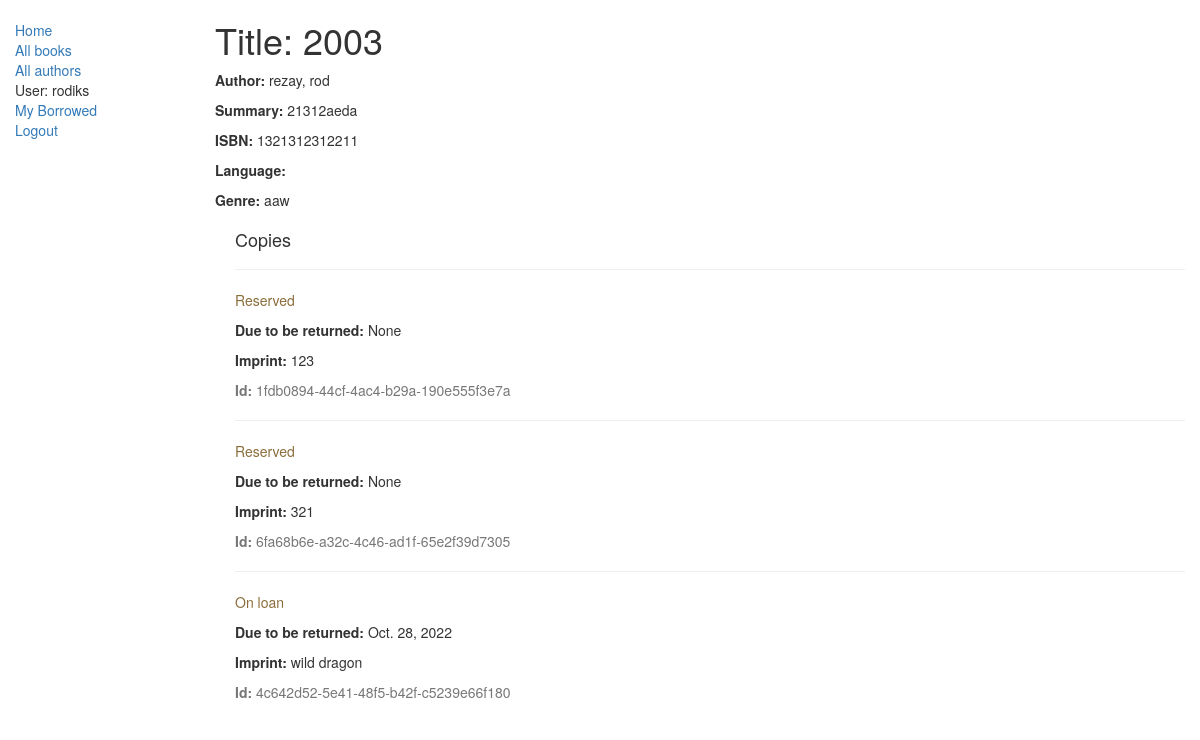
The page /catalog/book/1 (signed in) on the database its author committed.
### catalog/models.py (models this page shows, shortened)
class Book(models.Model):
    title = models.CharField(max_length=200)
    author = models.ForeignKey('Author', on_delete=models.SET_NULL, null=True)
    summary = models.TextField(max_length=1000, help_text="Enter a brief description of the book")
    isbn = models.CharField('ISBN', max_length=13,
                            help_text='13 Character <a href="https://www.isbn-international.org/content/what-isbn">ISBN number</a>')
    genre = models.ManyToManyField(Genre, help_text="Select a genre for this book")

class Author(models.Model):
    first_name = models.CharField(max_length=100)
    last_name = models.CharField(max_length=100)
    date_of_birth = models.DateField(null=True, blank=True)
    date_of_death = models.DateField('Died', null=True, blank=True)
    def __str__(self):
        return '%s, %s' % (self.last_name, self.first_name)

class Genre(models.Model):
    name = models.CharField(max_length=200, help_text="Enter a book genre (e.g. Science Fiction, French Poetry etc.)")
    def __str__(self):
        return self.name

class BookInstance(models.Model):
    borrower = models.ForeignKey(User, on_delete=models.SET_NULL,
                                 null=True, blank=True)
    id = models.UUIDField(primary_key=True, default=uuid.uuid4,
                          help_text="Unique ID for this particular book across whole library")
    book = models.ForeignKey('Book', on_delete=models.SET_NULL, null=True)
    imprint = models.CharField(max_length=200)
    due_back = models.DateField(null=True, blank=True)
    LOAN_STATUS = (
        ('m', 'Maintenance'),
        ('o', 'On loan'),
        ('a', 'Available'),
        ('r', 'Reserved'),
    )
    status = models.CharField(max_length=1, choices=LOAN_STATUS,
                              blank=True, default='m', help_text='Book availability')
    class Meta:
        ordering = ["due_back"]
        permissions = (("can_mark_returned", "Set book as returned"),)

### catalog/views.py (the view)
# urls.py: url(r'^book/(?P<pk>\d+)$', views.BookDetailView.as_view(), name='book-detail'),
class BookDetailView(generic.DetailView):
    model = Book

### catalog/templates/catalog/book_detail.html
{% extends "base_generic.html" %}
{% block content %}
  <h1>Title: {{ book.title }}</h1>
  <p><strong>Author:</strong> {{ book.author }}</a></p>
  <p><strong>Summary:</strong> {{ book.summary }}</p>
  <p><strong>ISBN:</strong> {{ book.isbn }}</p>
  <p><strong>Language:</strong> {{ book.language }}</p>
  <p><strong>Genre:</strong> {% for genre in book.genre.all %} {{ genre }}{% if not forloop.last %}, {% endif %}{% endfor %}</p>
  <div style="margin-left:20px;margin-top:20px">
  <h4>Copies</h4>
  {% for copy in book.bookinstance_set.all %}
  <hr>
  <p class="{% if copy.status == 'a' %}text-success{% elif
copy.status == 'd' %}text-danger{% else %}text-warning{% endif %}">
{{ copy.get_status_display }}</p>
  {% if copy.status != 'a' %}<p><strong>Due to be returned:
</strong> {{copy.due_back}}</p>{% endif %}
  <p><strong>Imprint:</strong> {{copy.imprint}}</p>
  <p class="text-muted"><strong>Id:</strong> {{copy.id}}</p>
   {% endfor %}
  </div>
{% endblock %}

### catalog/templates/base_generic.html (shortened to what this page needs)
<!DOCTYPE html>
<html lang="en">
<head>
    <link rel="stylesheet"
          href="https://maxcdn.bootstrapcdn.com/bootstrap/3.3.7/css/bootstrap
.min.css">
    {% load static %}
    <link rel="stylesheet" href="{% static 'css/styles.css' %}">
</head>
<body>
<div class="container-fluid">
    <div class="row">
        <div class="col-sm-2">
            {% block sidebar %}
            <ul class="sidebar-nav">
                <li><a href="{% url 'index' %}">Home</a></li>
                <li><a href="{% url 'books' %}">All books</a></li>
                <li><a href="{% url 'author-detail' %}">All authors</a></li>
                {% if user.is_authenticated %}
                <li>User: {{ user.get_username }}</li>
                <li><a href="{% url 'my-borrowed' %}">My Borrowed</a></li>
                <li><a href="{% url 'logout'%}?next=
{{request.path}}">Logout</a></li>
                {% else %}
                <li><a href="{% url 'login'%}?next={{request.path}}">Login</a>
                </li>
                {% endif %}
            </ul>
            {% endblock %}
        </div>
        <div class="col-sm-10 ">
            {% block content %}{% endblock %}
        </div>
    </div>
</div>
</body>
</html>

### catalog/static/styles.css (style rules this page uses)
.sidebar-nav { margin-top: 20px; padding: 0; list-style: none; }

### rows shown on the page
Book: title "2003", author "rezay, rod", summary "21312aeda", isbn "1321312312211"
Genre: name "aaw"
BookInstance: status "Reserved", due_back "None", imprint "123", id "1fdb0894-44cf-4ac4-b29a-190e555f3e7a"
BookInstance: status "Reserved", due_back "None", imprint "321", id "6fa68b6e-a32c-4c46-ad1f-65e2f39d7305"
BookInstance: status "On loan", due_back "Oct. 28, 2022", imprint "wild dragon", id "4c642d52-5e41-48f5-b42f-c5239e66f180"

### other values the page prints
{{ user.get_username }} "rodiks"
